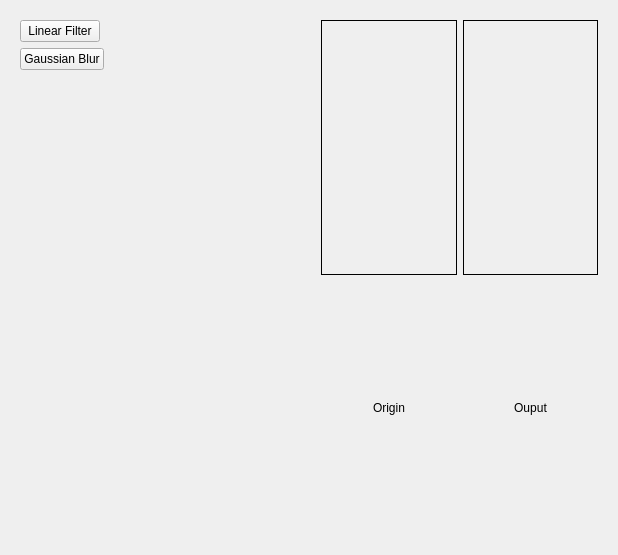
<?xml version="1.0" encoding="UTF-8"?>
<ui version="4.0">
 <class>Form</class>
 <widget class="QWidget" name="Form">
  <property name="geometry">
   <rect>
    <x>0</x>
    <y>0</y>
    <width>618</width>
    <height>555</height>
   </rect>
  </property>
  <property name="maximumSize">
   <size>
    <width>618</width>
    <height>700</height>
   </size>
  </property>
  <property name="windowTitle">
   <string>Form</string>
  </property>
  <layout class="QHBoxLayout" name="horizontalLayout">
   <item>
    <widget class="QWidget" name="widget_2" native="true">
     <layout class="QFormLayout" name="formLayout">
      <item row="0" column="0">
       <widget class="QPushButton" name="btn_linear_filter">
        <property name="text">
         <string>Linear Filter</string>
        </property>
       </widget>
      </item>
      <item row="1" column="0">
       <widget class="QPushButton" name="btn_gaussian_blur">
        <property name="text">
         <string>Gaussian Blur</string>
        </property>
       </widget>
      </item>
     </layout>
    </widget>
   </item>
   <item>
    <widget class="QWidget" name="widget" native="true">
     <property name="maximumSize">
      <size>
       <width>600</width>
       <height>700</height>
      </size>
     </property>
     <layout class="QGridLayout" name="gridLayout">
      <item row="0" column="1">
       <widget class="QLabel" name="img_output">
        <property name="maximumSize">
         <size>
          <width>300</width>
          <height>500</height>
         </size>
        </property>
        <property name="sizeIncrement">
         <size>
          <width>0</width>
          <height>0</height>
         </size>
        </property>
        <property name="frameShape">
         <enum>QFrame::Box</enum>
        </property>
        <property name="text">
         <string/>
        </property>
        <property name="pixmap">
         <pixmap>input.jpg</pixmap>
        </property>
        <property name="scaledContents">
         <bool>true</bool>
        </property>
        <property name="wordWrap">
         <bool>true</bool>
        </property>
       </widget>
      </item>
      <item row="0" column="0">
       <widget class="QLabel" name="img_origin">
        <property name="enabled">
         <bool>true</bool>
        </property>
        <property name="maximumSize">
         <size>
          <width>300</width>
          <height>500</height>
         </size>
        </property>
        <property name="frameShape">
         <enum>QFrame::Box</enum>
        </property>
        <property name="text">
         <string/>
        </property>
        <property name="pixmap">
         <pixmap>input.jpg</pixmap>
        </property>
        <property name="scaledContents">
         <bool>true</bool>
        </property>
        <property name="wordWrap">
         <bool>true</bool>
        </property>
       </widget>
      </item>
      <item row="1" column="0">
       <widget class="QLabel" name="label_3">
        <property name="text">
         <string>Origin</string>
        </property>
        <property name="alignment">
         <set>Qt::AlignCenter</set>
        </property>
       </widget>
      </item>
      <item row="1" column="1">
       <widget class="QLabel" name="label_4">
        <property name="text">
         <string>Ouput</string>
        </property>
        <property name="alignment">
         <set>Qt::AlignCenter</set>
        </property>
       </widget>
      </item>
     </layout>
    </widget>
   </item>
  </layout>
 </widget>
 <resources/>
 <connections/>
</ui>
